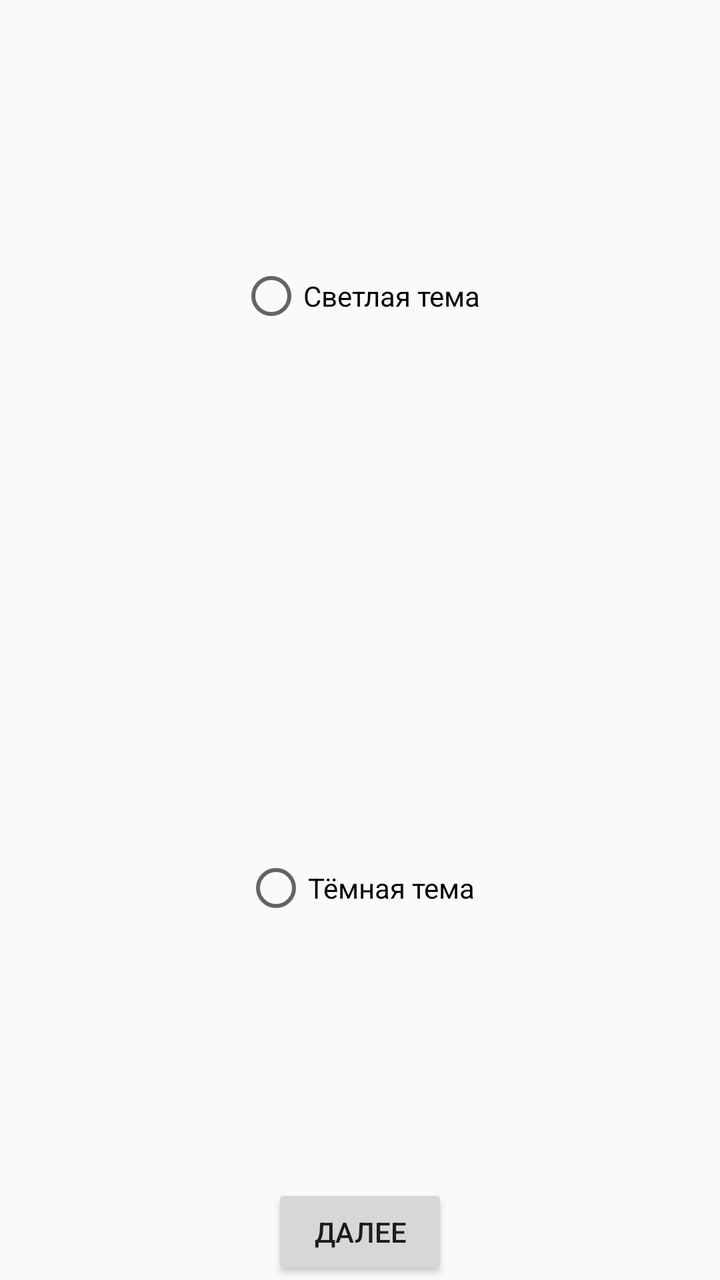
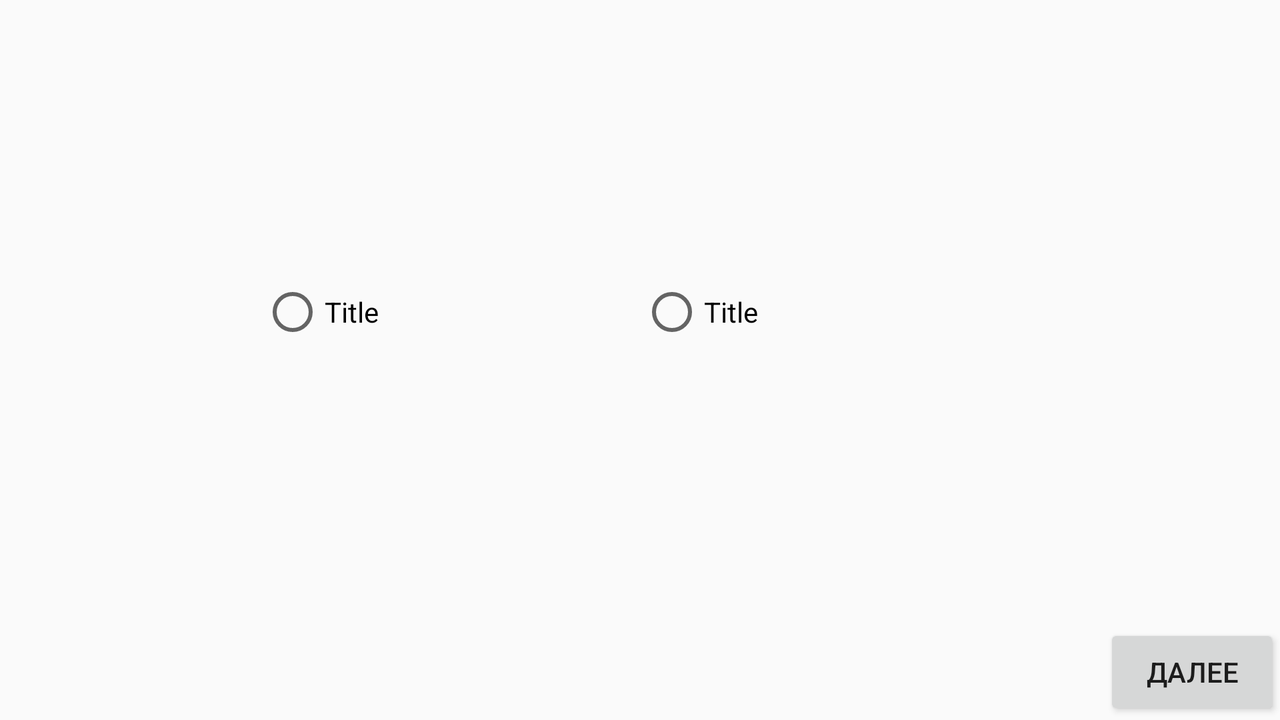

An Android layout and its configuration variant, each rendered on a device that would load it. The default file and the variant file are quoted in full after the pictures.
<!-- AndroidManifest.xml: application theme AppTheme -->
<!-- res/layout/fragment_theme_choosing.xml -->
<?xml version="1.0" encoding="utf-8"?>
<LinearLayout
    xmlns:android="http://schemas.android.com/apk/res/android"
    android:layout_width="match_parent"
    android:layout_height="match_parent"
    android:orientation="vertical">

    <FrameLayout
        android:id="@+id/fl_light_theme_rb_wrapper"
        style="@style/RadioButtonWrapperStyle"
        android:layout_width="match_parent"
        android:layout_height="wrap_content"
        android:layout_weight="1"
        android:orientation="vertical">

        <RadioButton
            android:id="@+id/radio_button_light_theme"
            android:layout_width="wrap_content"
            android:layout_height="wrap_content"
            android:layout_gravity="center"
            android:text="@string/title_light_theme"/>

    </FrameLayout>

    <FrameLayout
        android:id="@+id/fl_dark_theme_rb_wrapper"
        style="@style/RadioButtonWrapperStyle"
        android:layout_width="match_parent"
        android:layout_height="wrap_content"
        android:layout_weight="1"
        android:orientation="vertical">


        <RadioButton
            android:id="@+id/radio_button_dark_theme"
            android:layout_width="wrap_content"
            android:layout_height="match_parent"
            android:layout_gravity="center"
            android:text="@string/title_dark_theme"/>
    </FrameLayout>

    <Button
        android:id="@+id/button_next_theme_choosing_fragment"
        android:layout_width="wrap_content"
        android:layout_height="wrap_content"
        android:layout_gravity="center"
        android:text="@string/next_button_text"/>
</LinearLayout>
<!-- resources referenced by this layout -->
<resources>
  <string name="next_button_text">Далее</string>
  <string name="title_dark_theme">Тёмная тема</string>
  <string name="title_light_theme">Светлая тема</string>
  <style name="AppTheme" parent="Theme.AppCompat.Light.DarkActionBar">
          
          <item name="colorPrimary">@color/colorPrimary</item>
          <item name="colorPrimaryDark">@color/colorPrimaryDark</item>
          <item name="colorAccent">@color/colorAccent</item>
      </style>
</resources>
<!-- res/layout-land/fragment_theme_choosing.xml (the repository's variant of the layout above) -->
<!-- drawn on the phone turned sideways -->
<?xml version="1.0" encoding="utf-8"?>
<LinearLayout
    xmlns:android="http://schemas.android.com/apk/res/android"
    android:layout_width="match_parent"
    android:layout_height="match_parent"
    android:orientation="vertical">

    <LinearLayout
        android:layout_width="match_parent"
        android:layout_height="wrap_content"
        android:layout_weight="8"
        android:orientation="horizontal">

        <FrameLayout
            android:id="@+id/fl_light_theme_rb_wrapper"
            style="@style/RadioButtonWrapperStyle"
            android:layout_width="wrap_content"
            android:layout_height="match_parent"
            android:layout_weight="1"
            android:orientation="vertical">

            <RadioButton
                android:id="@+id/radio_button_light_theme"
                android:layout_width="wrap_content"
                android:layout_height="wrap_content"
                android:layout_gravity="center"
                android:text="Title"/>
        </FrameLayout>

        <FrameLayout
            android:id="@+id/fl_dark_theme_rb_wrapper"
            style="@style/RadioButtonWrapperStyle"
            android:layout_width="wrap_content"
            android:layout_height="match_parent"
            android:layout_weight="1"
            android:orientation="vertical">

            <RadioButton
                android:id="@+id/radio_button_dark_theme"
                android:layout_width="wrap_content"
                android:layout_height="match_parent"
                android:text="Title"/>
        </FrameLayout>
    </LinearLayout>


    <Button
        android:id="@+id/activity_theme_choosing_next_button"
        style="Widget.AppCompat.Button.Colored"
        android:layout_width="wrap_content"
        android:layout_height="wrap_content"
        android:layout_gravity="center|end"
        android:text="@string/next_button_text">
    </Button>

</LinearLayout>
<!-- resources referenced by the variant -->
<!-- as the phone turned sideways resolves them -->
<resources>
  <string name="next_button_text">Далее</string>
  <style name="AppTheme" parent="Theme.AppCompat.Light.DarkActionBar">
          
          <item name="colorPrimary">@color/colorPrimary</item>
          <item name="colorPrimaryDark">@color/colorPrimaryDark</item>
          <item name="colorAccent">@color/colorAccent</item>
      </style>
</resources>
